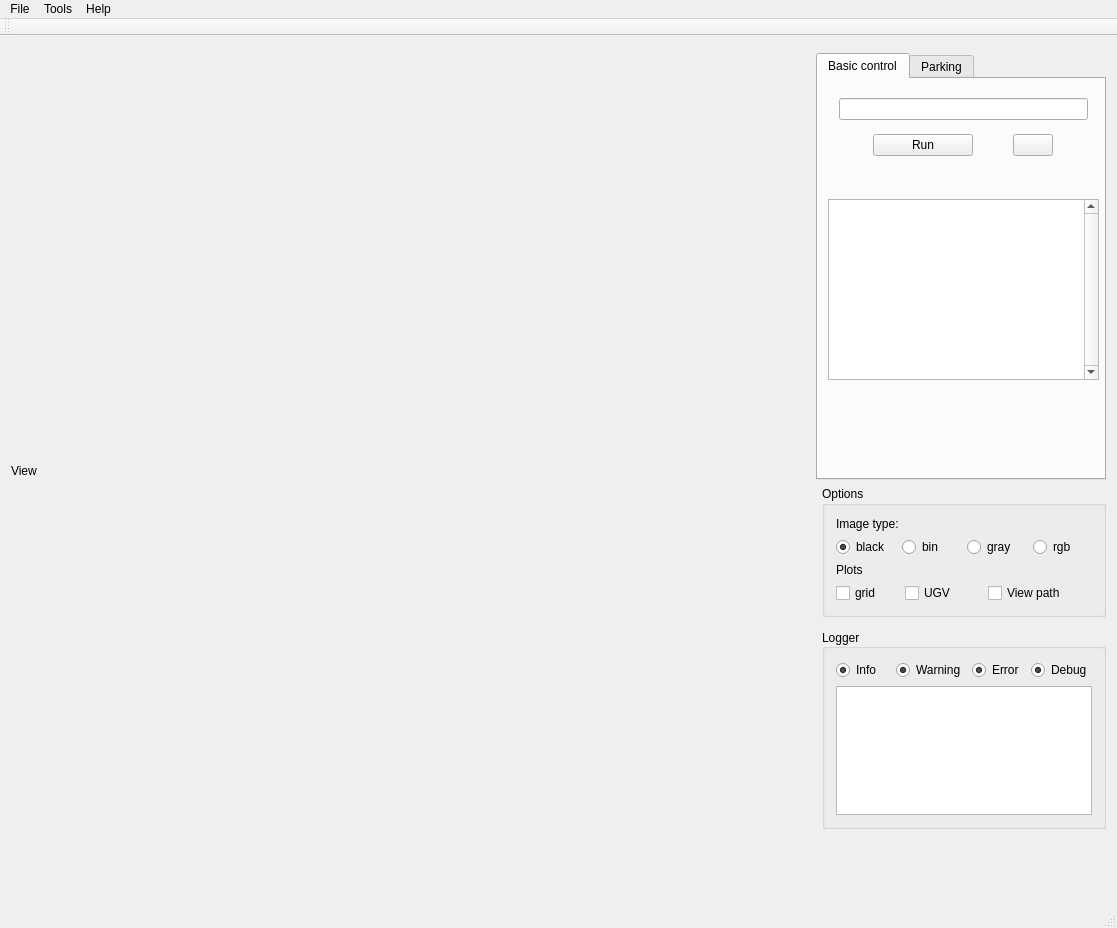
<?xml version="1.0" encoding="UTF-8"?>
<ui version="4.0">
 <class>MainWindow</class>
 <widget class="QMainWindow" name="MainWindow">
  <property name="geometry">
   <rect>
    <x>0</x>
    <y>0</y>
    <width>1117</width>
    <height>928</height>
   </rect>
  </property>
  <property name="sizePolicy">
   <sizepolicy hsizetype="Preferred" vsizetype="Preferred">
    <horstretch>0</horstretch>
    <verstretch>0</verstretch>
   </sizepolicy>
  </property>
  <property name="windowTitle">
   <string>UviSpace GUI</string>
  </property>
  <widget class="QWidget" name="centralWidget">
   <property name="sizePolicy">
    <sizepolicy hsizetype="Expanding" vsizetype="Expanding">
     <horstretch>0</horstretch>
     <verstretch>0</verstretch>
    </sizepolicy>
   </property>
   <layout class="QGridLayout" name="gridLayout_2">
    <item row="2" column="2">
     <widget class="QGroupBox" name="group_options">
      <property name="sizePolicy">
       <sizepolicy hsizetype="Preferred" vsizetype="Minimum">
        <horstretch>0</horstretch>
        <verstretch>0</verstretch>
       </sizepolicy>
      </property>
      <property name="title">
       <string>Options</string>
      </property>
      <layout class="QGridLayout" name="gridLayout_3">
       <item row="4" column="0">
        <widget class="QCheckBox" name="grid_check">
         <property name="sizePolicy">
          <sizepolicy hsizetype="Preferred" vsizetype="Fixed">
           <horstretch>0</horstretch>
           <verstretch>0</verstretch>
          </sizepolicy>
         </property>
         <property name="text">
          <string>grid</string>
         </property>
        </widget>
       </item>
       <item row="4" column="3">
        <widget class="QCheckBox" name="path_check">
         <property name="sizePolicy">
          <sizepolicy hsizetype="Minimum" vsizetype="Minimum">
           <horstretch>0</horstretch>
           <verstretch>0</verstretch>
          </sizepolicy>
         </property>
         <property name="text">
          <string>View path</string>
         </property>
        </widget>
       </item>
       <item row="4" column="1">
        <widget class="QCheckBox" name="ugv_check">
         <property name="text">
          <string>UGV</string>
         </property>
        </widget>
       </item>
       <item row="0" column="0">
        <widget class="QLabel" name="label_img_type">
         <property name="text">
          <string>Image type:</string>
         </property>
        </widget>
       </item>
       <item row="3" column="0">
        <widget class="QLabel" name="label_plot">
         <property name="text">
          <string>Plots</string>
         </property>
        </widget>
       </item>
       <item row="1" column="0" colspan="5">
        <layout class="QHBoxLayout" name="horizontalLayout_3">
         <item>
          <widget class="QRadioButton" name="black_rb">
           <property name="text">
            <string>black</string>
           </property>
           <property name="checked">
            <bool>true</bool>
           </property>
          </widget>
         </item>
         <item>
          <widget class="QRadioButton" name="bin_rb">
           <property name="text">
            <string>bin</string>
           </property>
          </widget>
         </item>
         <item>
          <widget class="QRadioButton" name="gray_rb">
           <property name="text">
            <string>gray</string>
           </property>
           <property name="checked">
            <bool>false</bool>
           </property>
          </widget>
         </item>
         <item>
          <widget class="QRadioButton" name="rgb_rb">
           <property name="text">
            <string>rgb</string>
           </property>
          </widget>
         </item>
        </layout>
       </item>
      </layout>
     </widget>
    </item>
    <item row="0" column="0" rowspan="16">
     <layout class="QVBoxLayout" name="camera">
      <item>
       <widget class="QLabel" name="label">
        <property name="sizePolicy">
         <sizepolicy hsizetype="Expanding" vsizetype="Expanding">
          <horstretch>0</horstretch>
          <verstretch>0</verstretch>
         </sizepolicy>
        </property>
        <property name="text">
         <string>View</string>
        </property>
       </widget>
      </item>
     </layout>
    </item>
    <item row="4" column="2">
     <widget class="QGroupBox" name="group_logger">
      <property name="sizePolicy">
       <sizepolicy hsizetype="Minimum" vsizetype="Minimum">
        <horstretch>0</horstretch>
        <verstretch>0</verstretch>
       </sizepolicy>
      </property>
      <property name="maximumSize">
       <size>
        <width>16777215</width>
        <height>200</height>
       </size>
      </property>
      <property name="title">
       <string>Logger</string>
      </property>
      <property name="alignment">
       <set>Qt::AlignLeading|Qt::AlignLeft|Qt::AlignVCenter</set>
      </property>
      <layout class="QGridLayout" name="gridLayout">
       <item row="1" column="3">
        <widget class="QRadioButton" name="DebugCheck">
         <property name="text">
          <string>Debug</string>
         </property>
         <property name="checked">
          <bool>true</bool>
         </property>
         <property name="autoExclusive">
          <bool>false</bool>
         </property>
        </widget>
       </item>
       <item row="1" column="1">
        <widget class="QRadioButton" name="WarnCheck">
         <property name="text">
          <string>Warning</string>
         </property>
         <property name="checked">
          <bool>true</bool>
         </property>
         <property name="autoExclusive">
          <bool>false</bool>
         </property>
        </widget>
       </item>
       <item row="1" column="2">
        <widget class="QRadioButton" name="ErrorCheck">
         <property name="text">
          <string>Error</string>
         </property>
         <property name="checked">
          <bool>true</bool>
         </property>
         <property name="autoExclusive">
          <bool>false</bool>
         </property>
        </widget>
       </item>
       <item row="1" column="0">
        <widget class="QRadioButton" name="InfoCheck">
         <property name="text">
          <string>Info</string>
         </property>
         <property name="checked">
          <bool>true</bool>
         </property>
         <property name="autoExclusive">
          <bool>false</bool>
         </property>
        </widget>
       </item>
       <item row="2" column="0" colspan="4">
        <widget class="QTextBrowser" name="LoggerBrowser">
         <property name="sizePolicy">
          <sizepolicy hsizetype="Preferred" vsizetype="Expanding">
           <horstretch>0</horstretch>
           <verstretch>0</verstretch>
          </sizepolicy>
         </property>
        </widget>
       </item>
      </layout>
     </widget>
    </item>
    <item row="1" column="1" colspan="2">
     <widget class="QTabWidget" name="tabWidget">
      <property name="sizePolicy">
       <sizepolicy hsizetype="Minimum" vsizetype="Expanding">
        <horstretch>0</horstretch>
        <verstretch>0</verstretch>
       </sizepolicy>
      </property>
      <property name="currentIndex">
       <number>0</number>
      </property>
      <widget class="QWidget" name="basic_control_tab">
       <attribute name="title">
        <string>Basic control</string>
       </attribute>
       <widget class="QWidget" name="verticalLayoutWidget">
        <property name="geometry">
         <rect>
          <x>10</x>
          <y>0</y>
          <width>271</width>
          <height>96</height>
         </rect>
        </property>
        <layout class="QVBoxLayout" name="verticalLayout">
         <item>
          <widget class="QLineEdit" name="lineEdit">
           <property name="sizePolicy">
            <sizepolicy hsizetype="Minimum" vsizetype="Fixed">
             <horstretch>0</horstretch>
             <verstretch>0</verstretch>
            </sizepolicy>
           </property>
           <property name="maximumSize">
            <size>
             <width>280</width>
             <height>16777215</height>
            </size>
           </property>
          </widget>
         </item>
         <item>
          <layout class="QHBoxLayout" name="horizontalLayout">
           <item>
            <widget class="QPushButton" name="run_Button">
             <property name="sizePolicy">
              <sizepolicy hsizetype="Minimum" vsizetype="Fixed">
               <horstretch>0</horstretch>
               <verstretch>0</verstretch>
              </sizepolicy>
             </property>
             <property name="maximumSize">
              <size>
               <width>100</width>
               <height>16777215</height>
              </size>
             </property>
             <property name="text">
              <string>Run</string>
             </property>
            </widget>
           </item>
           <item>
            <widget class="QPushButton" name="file_Button">
             <property name="sizePolicy">
              <sizepolicy hsizetype="Fixed" vsizetype="Fixed">
               <horstretch>0</horstretch>
               <verstretch>0</verstretch>
              </sizepolicy>
             </property>
             <property name="text">
              <string/>
             </property>
             <property name="icon">
              <iconset>
               <normaloff>icons/folder.png</normaloff>icons/folder.png</iconset>
             </property>
            </widget>
           </item>
          </layout>
         </item>
        </layout>
       </widget>
       <widget class="QListWidget" name="listWidget">
        <property name="geometry">
         <rect>
          <x>10</x>
          <y>120</y>
          <width>271</width>
          <height>181</height>
         </rect>
        </property>
        <property name="sizePolicy">
         <sizepolicy hsizetype="Fixed" vsizetype="Minimum">
          <horstretch>0</horstretch>
          <verstretch>0</verstretch>
         </sizepolicy>
        </property>
        <property name="verticalScrollBarPolicy">
         <enum>Qt::ScrollBarAlwaysOn</enum>
        </property>
        <property name="sizeAdjustPolicy">
         <enum>QAbstractScrollArea::AdjustToContents</enum>
        </property>
        <property name="autoScrollMargin">
         <number>4</number>
        </property>
        <property name="alternatingRowColors">
         <bool>true</bool>
        </property>
        <property name="verticalScrollMode">
         <enum>QAbstractItemView::ScrollPerPixel</enum>
        </property>
        <property name="horizontalScrollMode">
         <enum>QAbstractItemView::ScrollPerPixel</enum>
        </property>
        <property name="resizeMode">
         <enum>QListView::Adjust</enum>
        </property>
        <property name="viewMode">
         <enum>QListView::ListMode</enum>
        </property>
       </widget>
      </widget>
      <widget class="QWidget" name="train_tab">
       <attribute name="title">
        <string>Parking</string>
       </attribute>
      </widget>
     </widget>
    </item>
   </layout>
  </widget>
  <widget class="QMenuBar" name="menuBar">
   <property name="geometry">
    <rect>
     <x>0</x>
     <y>0</y>
     <width>1117</width>
     <height>22</height>
    </rect>
   </property>
   <widget class="QMenu" name="menufile">
    <property name="title">
     <string>File</string>
    </property>
    <addaction name="actionOpen_csv"/>
    <addaction name="actionExit"/>
   </widget>
   <widget class="QMenu" name="menuhelp">
    <property name="title">
     <string>Help</string>
    </property>
    <addaction name="action_about"/>
   </widget>
   <widget class="QMenu" name="menuTools">
    <property name="title">
     <string>Tools</string>
    </property>
    <addaction name="actionNuronal_controller_training"/>
    <addaction name="actionFuzzy_controller_calibration"/>
   </widget>
   <addaction name="menufile"/>
   <addaction name="menuTools"/>
   <addaction name="menuhelp"/>
  </widget>
  <widget class="QToolBar" name="mainToolBar">
   <attribute name="toolBarArea">
    <enum>TopToolBarArea</enum>
   </attribute>
   <attribute name="toolBarBreak">
    <bool>false</bool>
   </attribute>
  </widget>
  <widget class="QStatusBar" name="statusBar"/>
  <action name="actionExit">
   <property name="text">
    <string>Exit</string>
   </property>
  </action>
  <action name="action_about">
   <property name="text">
    <string>About...</string>
   </property>
  </action>
  <action name="action_docs">
   <property name="text">
    <string>Manual de utilización</string>
   </property>
  </action>
  <action name="actionOpen_csv">
   <property name="text">
    <string>Open .csv</string>
   </property>
  </action>
  <action name="actionNuronal_controller_training">
   <property name="text">
    <string>Neuronal controller training</string>
   </property>
  </action>
  <action name="actionFuzzy_controller_calibration">
   <property name="text">
    <string>Fuzzy controller calibration</string>
   </property>
  </action>
 </widget>
 <layoutdefault spacing="6" margin="11"/>
 <resources/>
 <connections/>
</ui>
